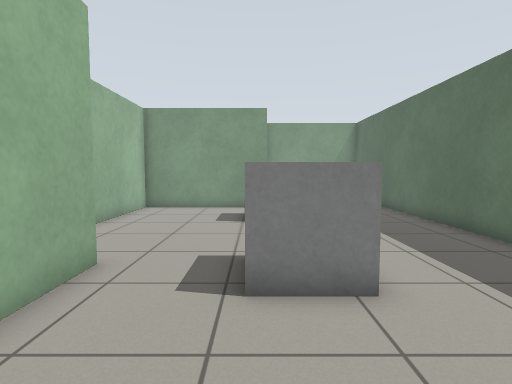
View 1 (above)

17 first-person views from a walk through a Gazebo world. The camera is 0.94 m above the floor, tilts 4° down and sees 80° across. The floor is counted in squares, 0.5 m on a side. Each view is taken from the middle of a square. On the plan, view 1 faces up. The plan holds only what a view shows up to about 16 squares ahead; the rest is blank.

View 2
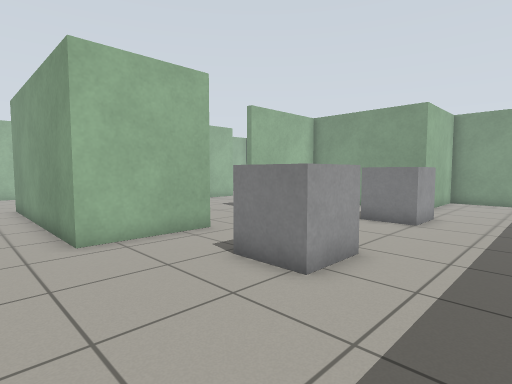

View 3
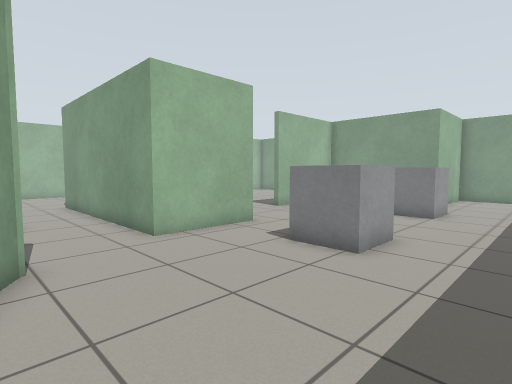

View 4
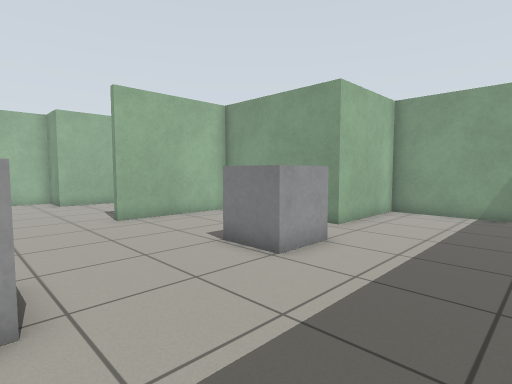

View 5
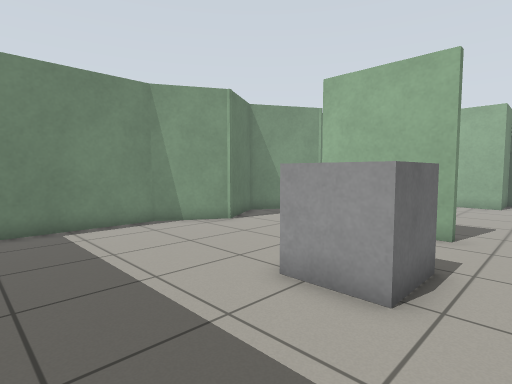

View 6
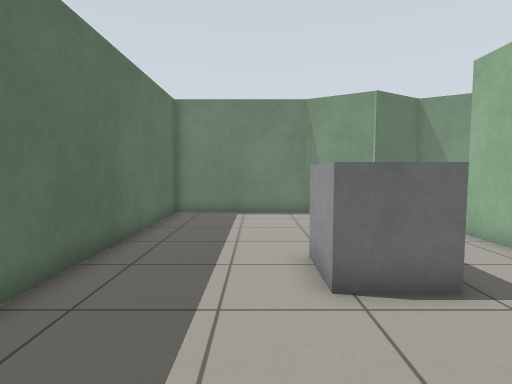

View 7
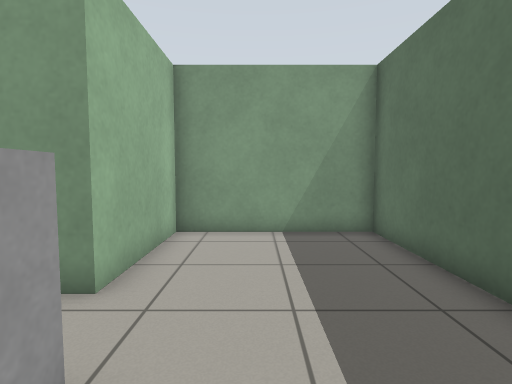

View 8
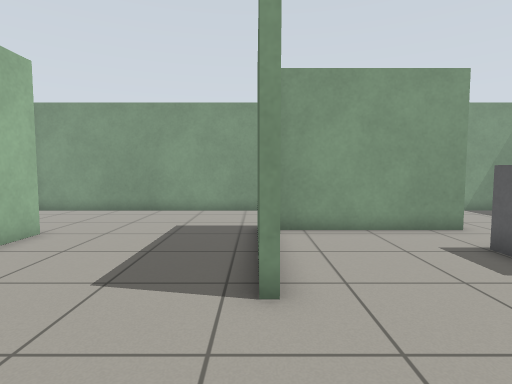

View 9
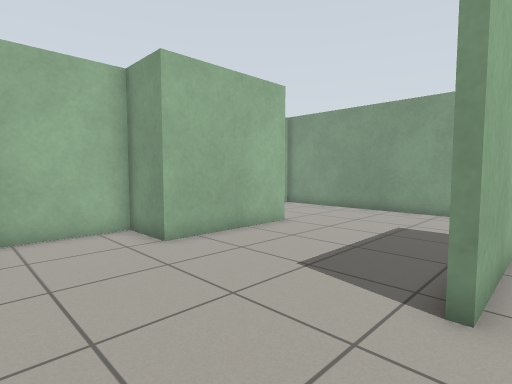

View 10
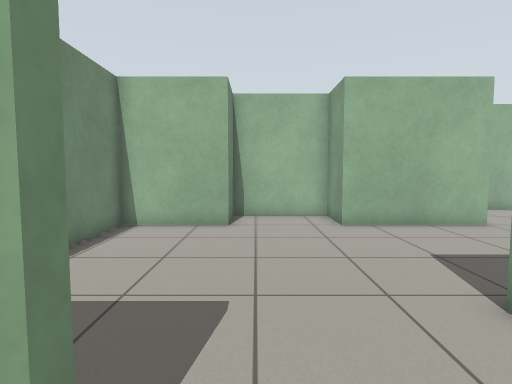

View 11
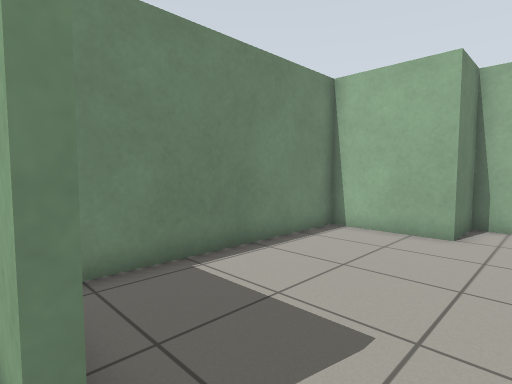

View 12
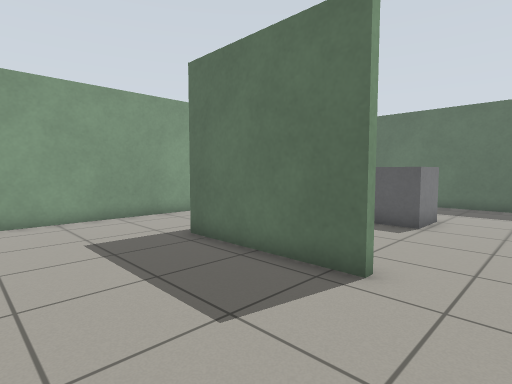

View 13
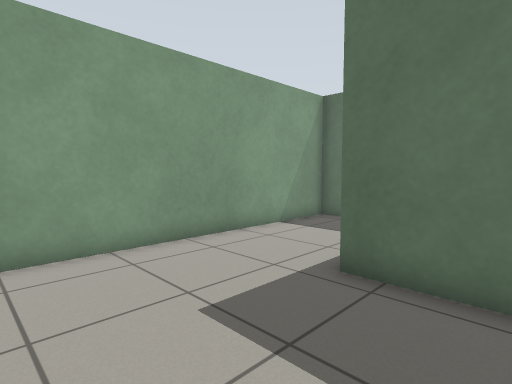

View 14
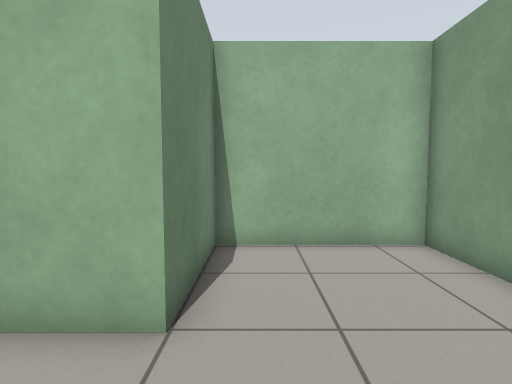

View 15
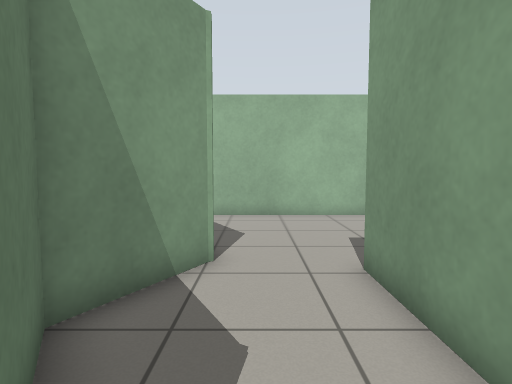

View 16
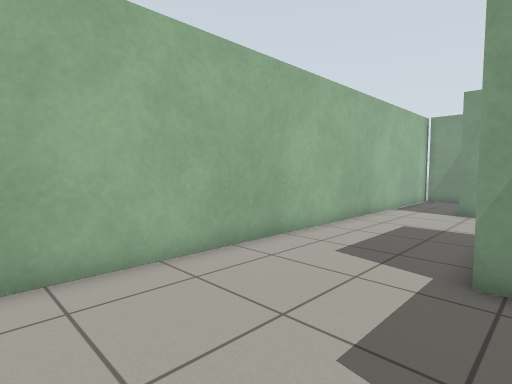

View 17
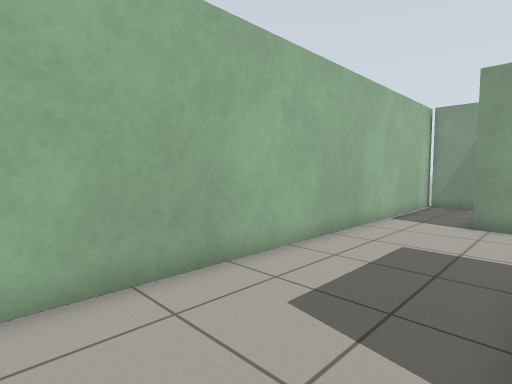

### Floor plan
Points are (right, up) in squares from view 1. A wall is a line through its corners. A room is listed if a view was taken in it or the views show most of it. See-through windows are left out.
Room 1 (views 1, 2, 3, 4, 5, 6, 7, 10, 11)
walls: (-3.6, 6.1) (-3.2, 6.1) (-3.2, 2.1) (-5.5, 2.1); (-7.4, -0.6) (-4.1, -2.5) (-1.8, -1.2) (0.8, -2.6) (6.6, -2.6) (6.6, 20.3) (0.6, 20.3) (0.6, 15.5) (-5.6, 15.5) (-5.6, 10.2)
ways out: opening at (-4.2, 8.5) to room 2; opening at (-5.5, 0.5) to room 3
objects: grey box (0, 5) to (2, 6); grey box (0, 11) to (1, 13)
Room 2 (views 8, 9, 12, 13, 14)
walls: (-5.9, 10.2) (-5.9, 15.9); (0.3, 19.2) (0.3, 20.3) (-16.6, 20.3) (-16.6, 15) (-12.4, 15) (-12.4, 10) (-14.6, 10) (-14.6, 6.1) (-12.4, 6.1) (-12.4, 2.4) (-4.4, 2.4)
ways out: opening at (-4.2, 8.5) to room 1
Room 3 (views 15, 16, 17)
walls: (-14.4, 5.8) (-15, 5.8); (-13.4, -0.9) (-10.5, -2.5) (-8.6, -1.4); (-15.9, 14.7) (-17, 14.7); (-5.5, 2.1) (-12.7, 2.1); (-17.8, 20.3) (-19.6, 20.3); (-19.8, 20.6) (-19.8, -1.9)
ways out: opening at (-5.5, 0.5) to room 1

Where each view was taken, in squares from view 1:
view 1: 0 up, 0 right, facing up
view 2: 0 up, 5 right, facing up-left
view 3: 2 down, 5 right, facing up-left
view 4: 6 up, 6 right, facing up-left
view 5: 8 up, 6 right, facing down-left
view 6: 11 up, 3 right, facing down
view 7: 11 up, 3 right, facing up
view 8: 6 up, 6 left, facing up
view 9: 6 up, 5 left, facing up-left
view 10: 7 up, 2 left, facing left
view 11: 8 up, 3 left, facing down-left
view 12: 8 up, 11 left, facing up-right
view 13: 13 up, 11 left, facing up-right
view 14: 16 up, 9 left, facing left
view 15: 0 up, 7 left, facing left
view 16: 0 up, 14 left, facing up-left
view 17: 3 up, 15 left, facing up-left
